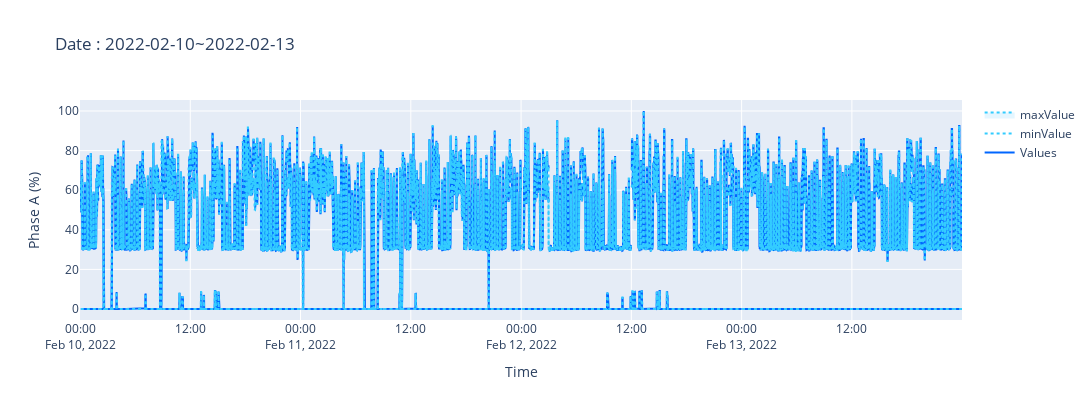

Notebook source saved alongside this figure:
### Markdown cell above
## 1. 기본 플롯

### Code cell
import plotly.express as px
import plotly.graph_objects as go
from plotly.subplots import make_subplots


def plot_line_basic(df, phase):
    df_temp = df.loc[df["phase"] == phase].copy()
    # 1분 측정값
    fig = make_subplots(rows=1, cols=1, )
    fig.add_trace(go.Scatter(x=df_temp["timestamp"], y=df_temp["value"],
                        mode="lines", name="Values", line_color="#0066ff", fill=None, line=dict(dash="solid"),))            
    # # 1시간 평균값
    # fig.add_trace(go.Scatter(x=df_temp["timestamp"], y=df_temp["mean_value_1h"],
    #                     mode="lines", name="menaValue 1H", line_color="#6d4c41", fill=None, line=dict(dash="dot"),))
    # 1분 최소값
    fig.add_trace(go.Scatter(x=df_temp["timestamp"], y=df_temp["minValue"],
                        mode="lines", name="minValue", line_color="#33ccff", fill=None, line=dict(dash="dot"),))
    # 1분 최대값
    fig.add_trace(go.Scatter(x=df_temp["timestamp"], y=df_temp["maxValue"],
                        mode="lines", name="maxValue", line_color="#33ccff", fill="tonexty", line=dict(dash="dot"), fillcolor="rgba(204,238,255,0.5)",))

    fig.update_layout(showlegend=True, title_text=f"Date : {df_temp.day.min()}~{df_temp.day.max()}", 
                    yaxis = dict(title=f'Phase {phase} (%)'),
                    xaxis = dict(title='Time'),
                    autosize=False,
                    width=1200,height=400,)
    return fig

plot_line_basic(result, 'A')

### Figure 1 — Plotly figure (JSON) as saved in the notebook; plotly's stock layout.template omitted (floating-point values rounded to 4 significant figures; data arrays with more than 128 entries replaced by an {"elided": "..."} marker saying what was removed)
{"data": [{"line": {"color": "#0066ff", "dash": "solid"}, "mode": "lines", "name": "Values", "type": "scatter", "x": {"elided": "17280 str values"}, "y": {"elided": "17280 float values"}}, {"line": {"color": "#33ccff", "dash": "dot"}, "mode": "lines", "name": "minValue", "type": "scatter", "x": {"elided": "17280 str values"}, "y": {"elided": "17280 float values"}}, {"fill": "tonexty", "fillcolor": "rgba(204,238,255,0.5)", "line": {"color": "#33ccff", "dash": "dot"}, "mode": "lines", "name": "maxValue", "type": "scatter", "x": {"elided": "17280 str values"}, "y": {"elided": "17280 null values"}}], "layout": {"autosize": false, "height": 400, "showlegend": true, "title": {"text": "Date : 2022-02-10~2022-02-13"}, "width": 1200, "xaxis": {"anchor": "y", "domain": [0, 1], "title": {"text": "Time"}}, "yaxis": {"anchor": "x", "domain": [0, 1], "title": {"text": "Phase A (%)"}}}}
